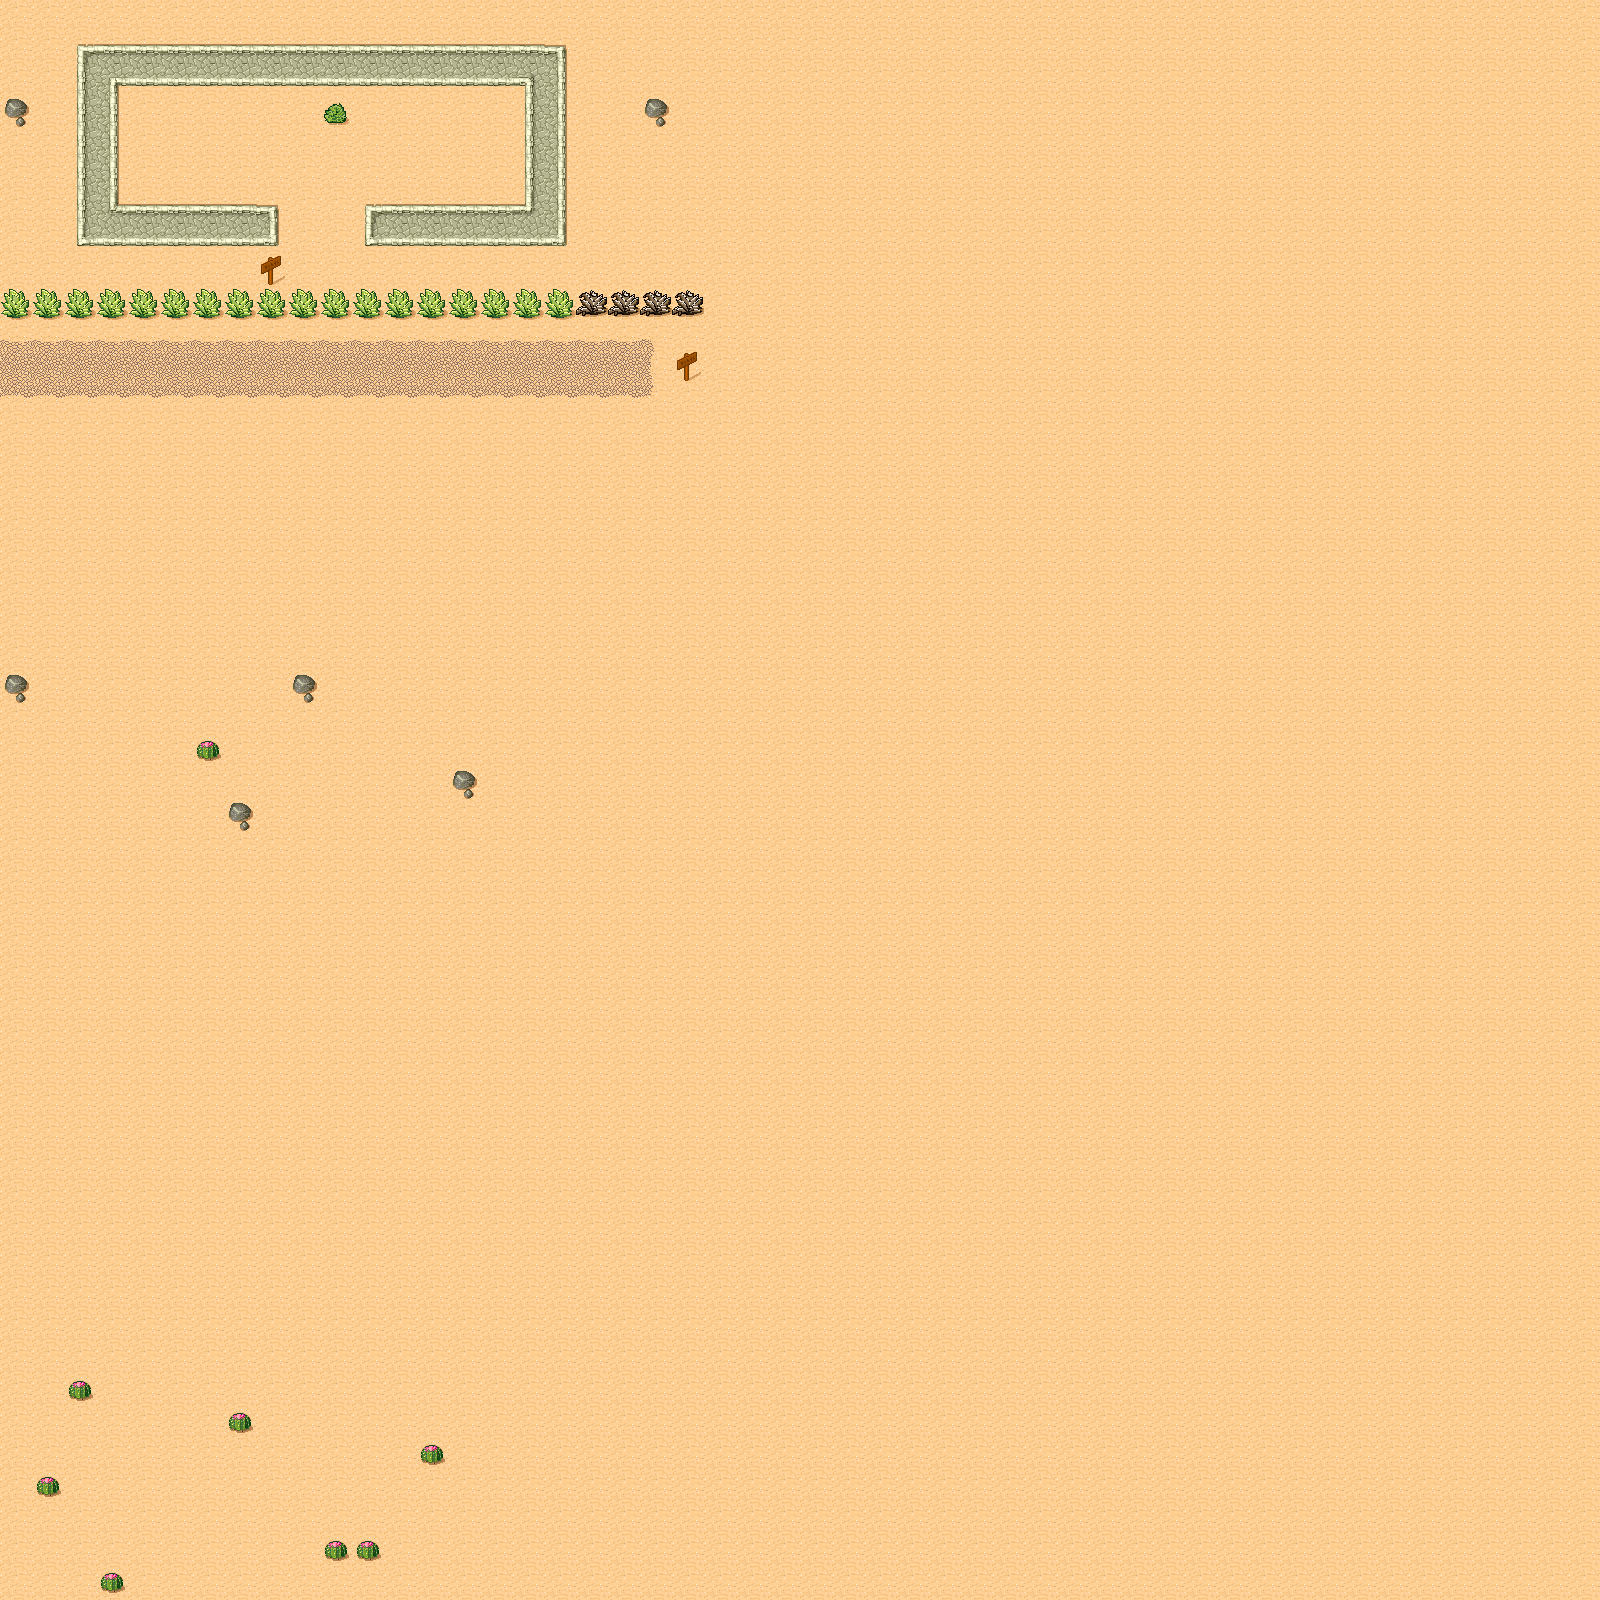

Rendered tile map (Tiled .tmx) drawn with the repository's tilesets; below, a short description and the map source with its tile grids summarised:
An orthogonal 50x50 tile map with 32x32 px tiles, 1 tile layer (Background) and 1 object (SpawnPoint).

<map version="1.0" orientation="orthogonal" width="50" height="50" tilewidth="32" tileheight="32">
 <tileset firstgid="1" name="tmw_desert_spacing" tilewidth="32" tileheight="32" spacing="1" margin="1">
  <image source="tmw_desert_spacing.png" width="265" height="199" />
 </tileset>
 <layer name="Background" width="50" height="50">
  <data>[2500 cells, 2500 non-empty, 25 distinct tile ids]</data>
 </layer>
 <objectgroup name="Objects" width="50" height="50">
  <object name="SpawnPoint" x="18" y="372" />
 </objectgroup>
</map>
